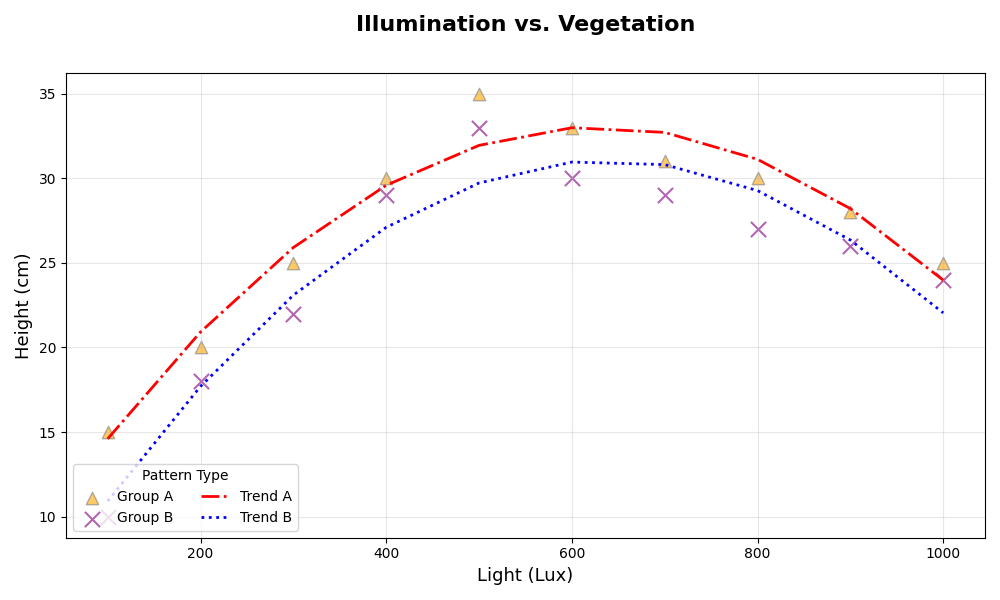

Python code for this plot:
import matplotlib.pyplot as plt
import numpy as np

light_intensity_1 = np.array([100, 200, 300, 400, 500, 600, 700, 800, 900, 1000])
plant_height_1 = np.array([15, 20, 25, 30, 35, 33, 31, 30, 28, 25])

light_intensity_2 = np.array([100, 200, 300, 400, 500, 600, 700, 800, 900, 1000])
plant_height_2 = np.array([10, 18, 22, 29, 33, 30, 29, 27, 26, 24])

plt.figure(figsize=(10, 6))
plt.scatter(light_intensity_1, plant_height_1, color='orange', edgecolors='grey', s=80, alpha=0.6, marker='^', label='Group A')
plt.scatter(light_intensity_2, plant_height_2, color='purple', edgecolors='grey', s=120, alpha=0.6, marker='x', label='Group B')

z1 = np.polyfit(light_intensity_1, plant_height_1, 2)
p1 = np.poly1d(z1)
plt.plot(light_intensity_1, p1(light_intensity_1), "red", label='Trend A', linewidth=2, linestyle='-.')
z2 = np.polyfit(light_intensity_2, plant_height_2, 2)
p2 = np.poly1d(z2)
plt.plot(light_intensity_2, p2(light_intensity_2), "blue", label='Trend B', linewidth=2, linestyle=':')

plt.title('Illumination vs. Vegetation', fontsize=16, fontweight='bold', pad=30)
plt.xlabel('Light (Lux)', fontsize=13)
plt.ylabel('Height (cm)', fontsize=13)

plt.grid(True, linestyle='-', alpha=0.3)
plt.legend(title='Pattern Type', loc='lower left', ncol=2)

plt.tight_layout()

plt.show()
